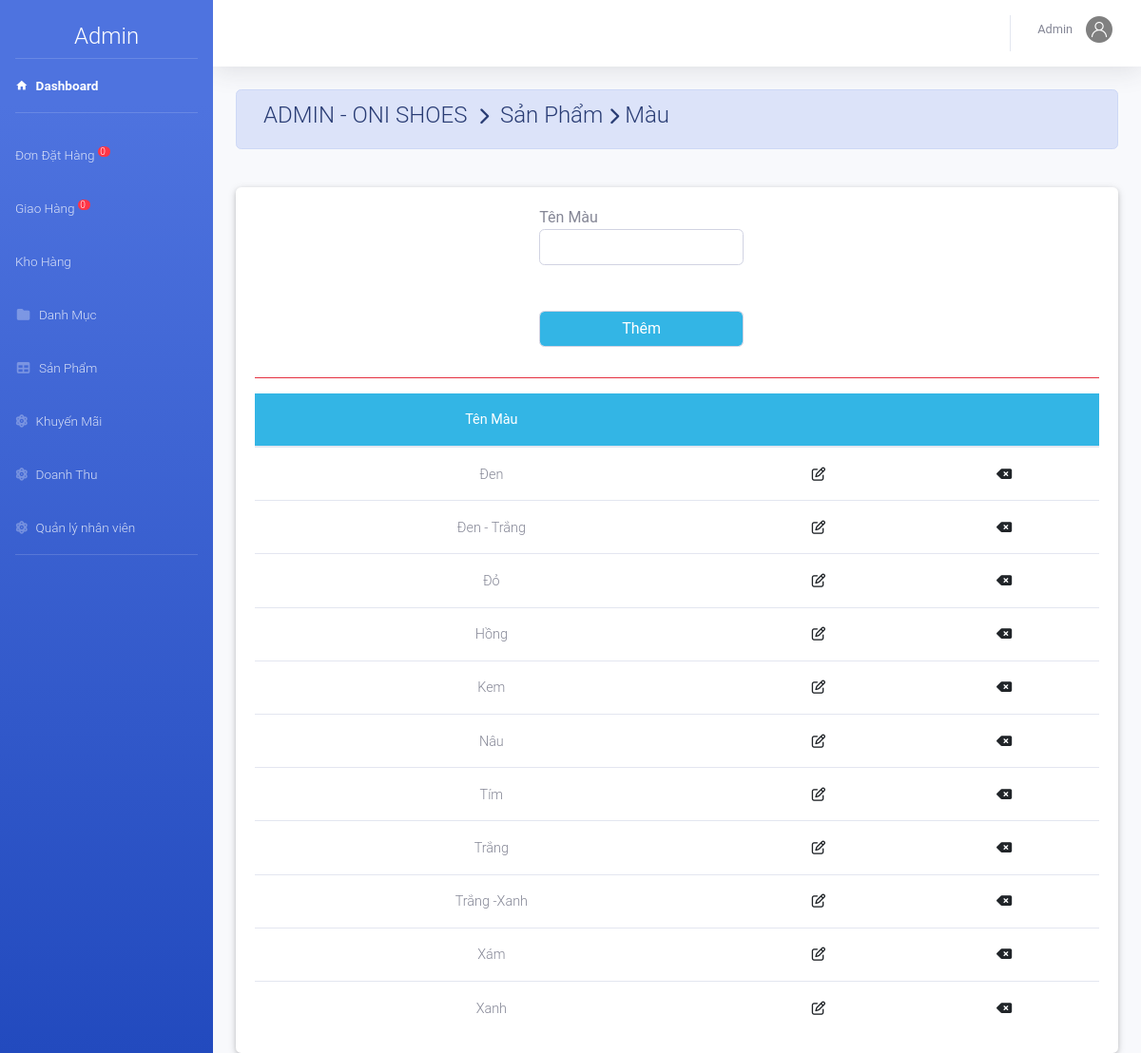
/admin/index.php?action=mau&view=them (signed in), run on the app's committed database.
### tables this page shows
CREATE TABLE `mau` (
  `MaMau` varchar(50) NOT NULL DEFAULT 'none'
);

### admin/mau/mau.php (the view, shortened to what this page needs)
<?php
	$sql="select * from Mau ";
	$rs=mysqli_query($conn,$sql);
?>
<div class="container-fluid">
	<div class=" alert alert-primary">
	  <h4 class="page-title">
	     ADMIN - ONI SHOES &#160;<i class="fas fa-chevron-right" style="font-size: 18px"></i>&#160; Sản Phẩm&#160;<i class="fas fa-chevron-right" style="font-size: 18px"></i>&#160;Màu </h4>
	</div><br>
<div class="card">
		<div class="card-body">
<?php include_once('main.php')?>
<table class="table table-hover m-auto text-center" style="font-size: 13px;">
	<thead class="badge-info">
		<tr>
			<th>Tên Màu</th><th colspan="2"></th>
		</tr>
	</thead>
	<tbody>
 <?php $so=0;
	 while ($row=mysqli_fetch_array($rs)) { ?>
		<tr>
			<td><?php echo $row['MaMau']; ?></td>
			<td><a href="index.php?action=mau&view=suamau&mamau=<?php echo $row['MaMau']; ?>" ><i class="far fa-edit"></i></a></td>
			<td><a href="mau/main.php?view=xoamau&mamau=<?php echo $row['MaMau']; ?>" ><i class="fas fa-backspace"></i></a></td>
		</tr>
 <?php	} ?>
	</tbody>
</table>
</div></div></div>

### data on the page
mau: MaMau "Đen"
mau: MaMau "Đen - Trắng"
mau: MaMau "Đỏ"
mau: MaMau "Hồng"
mau: MaMau "Kem"
mau: MaMau "Nâu"
mau: MaMau "Tím"
mau: MaMau "Trắng"
mau: MaMau "Trắng -Xanh"
mau: MaMau "Xám"
mau: MaMau "Xanh"

### other printed values
$dem "0"
$nv['TenNV'] "Admin"
